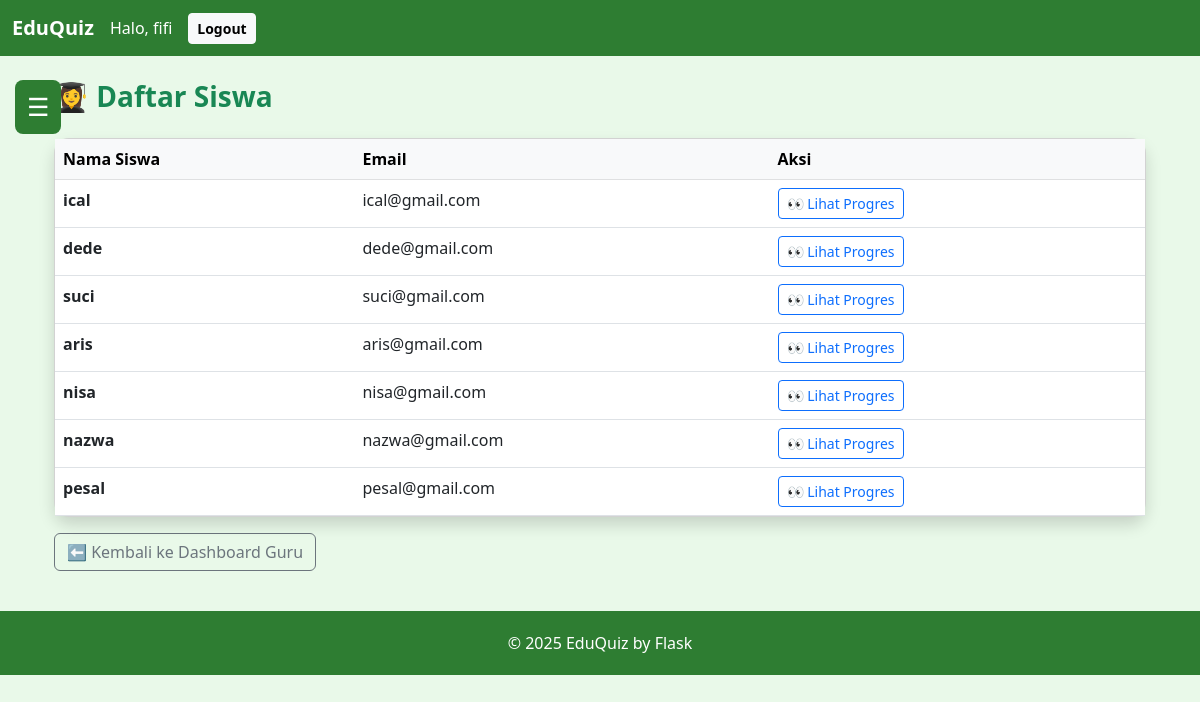
Screenshot of /teacher/students (signed in) with the database file from the repository.
### models.py (models this page shows)
class User(UserMixin, db.Model):
    __tablename__ = 'user'
    id = db.Column(db.Integer, primary_key=True)
    username = db.Column(db.String(64), unique=True, nullable=False, index=True)
    email = db.Column(db.String(120), unique=True, index=True)
    password_hash = db.Column(db.String(128))
    role = db.Column(db.Enum(Role), default=Role.student)
    created_at = db.Column(db.DateTime, default=datetime.utcnow)
    materials = db.relationship('Material', backref='author', lazy=True)
    quizzes = db.relationship('Quiz', backref='creator', lazy=True)
    submissions = db.relationship('Submission', backref='user', lazy=True)

### app.py (the view)
    @app.route("/teacher/students")
    @login_required
    def teacher_students():
        if current_user.role != Role.teacher:
            flash("Akses ditolak.", "danger")
            return redirect(url_for("index"))
        students = User.query.filter_by(role=Role.student).all()
        return render_template(
            "teacher/students.html",
            students=students
        )

### templates/teacher/students.html
{% extends "base.html" %}
{% block content %}
<div class="container mt-4">
  <h3 class="fw-bold text-success mb-4">👩‍🎓 Daftar Siswa</h3>
  <div class="card shadow mb-3">
    <table class="table table-hover mb-0">
      <thead class="table-light">
        <tr>
          <th>Nama Siswa</th>
          <th>Email</th>
          <th>Aksi</th>
        </tr>
      </thead>
      <tbody>
        {% for s in students %}
        <tr>
          <td class="fw-semibold">{{ s.username }}</td>
          <td>{{ s.email }}</td>
          <td>
            <a href="{{ url_for('teacher_student_progress', user_id=s.id) }}"
               class="btn btn-sm btn-outline-primary">
              👀 Lihat Progres
            </a>
          </td>
        </tr>
        {% else %}
        <tr>
          <td colspan="3" class="text-center text-muted py-3">
            Belum ada siswa.
          </td>
        </tr>
        {% endfor %}
      </tbody>
    </table>
  </div>
  <a href="{{ url_for('teacher_dashboard') }}"
     class="btn btn-outline-secondary">
    ⬅️ Kembali ke Dashboard Guru
  </a>
</div>
{% endblock %}

### templates/base.html (shortened to what this page needs)
<!DOCTYPE html>
<html lang="id">
<head>
  <link href="https://cdn.jsdelivr.net/npm/bootstrap@5.3.0/dist/css/bootstrap.min.css" rel="stylesheet">
</head>
<body>
  <nav class="navbar navbar-expand-lg navbar-dark">
    <div class="container-fluid">
      <a class="navbar-brand fw-bold" href="{{ url_for('index') }}">EduQuiz</a>
      <div class="collapse navbar-collapse" id="navMenu">
        <div class="d-flex align-items-center">
          {% if current_user.is_authenticated %}
            <span class="navbar-text me-3">
              Halo, {{ current_user.username }}
            </span>
            <a href="{{ url_for('logout') }}" class="btn btn-light btn-sm fw-bold">
              Logout
            </a>
          {% else %}
            <a href="{{ url_for('login') }}" class="btn btn-light btn-sm me-2">Login</a>
            <a href="{{ url_for('register') }}" class="btn btn-success btn-sm">Register</a>
          {% endif %}
        </div>
      </div>
    </div>
  </nav>
  <button id="hamburgerBtn">☰</button>
  <div class="container mt-4">
    {% block content %}{% endblock %}
  </div>
  <footer>© 2025 EduQuiz by Flask</footer>
</body>
</html>

### templates/base.html (style rules this page uses)
body { background-color: #e9f9e9; }
.navbar { background-color: #2e7d32 !important; }
.navbar-brand, .nav-link, .navbar-text { color: #fff !important; font-weight: 500; }
.card { border-radius: 15px; box-shadow: 0 3px 8px rgba(0,0,0,0.1); }
footer { margin-top: 40px; padding: 20px; text-align: center; background-color: #2e7d32; color: white; }
#hamburgerBtn { position: fixed; top: 80px; left: 15px; z-index: 1000; background: #2e7d32; border: none; color: white; font-size: 25px; padding: 8px 12px; border-radius: 8px; }

### rows the page displays
User: username "fifi"
User: username "ical", email "ical@gmail.com"
User: username "dede", email "dede@gmail.com"
User: username "suci", email "suci@gmail.com"
User: username "aris", email "aris@gmail.com"
User: username "nisa", email "nisa@gmail.com"
User: username "nazwa", email "nazwa@gmail.com"
User: username "pesal", email "pesal@gmail.com"
